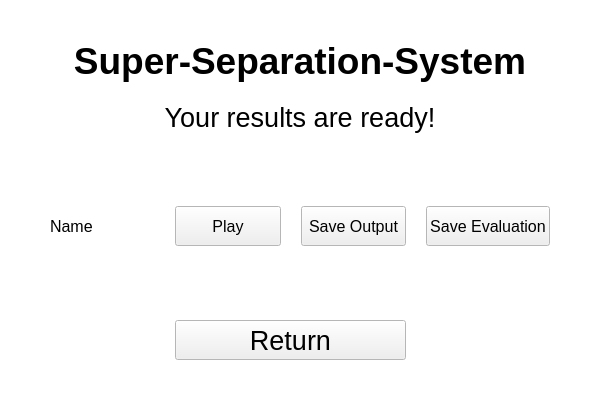
<?xml version="1.0" encoding="UTF-8"?>
<ui version="4.0">
 <class>SaveWindow</class>
 <widget class="QMainWindow" name="SaveWindow">
  <property name="geometry">
   <rect>
    <x>0</x>
    <y>0</y>
    <width>600</width>
    <height>400</height>
   </rect>
  </property>
  <property name="palette">
   <palette>
    <active>
     <colorrole role="Base">
      <brush brushstyle="SolidPattern">
       <color alpha="255">
        <red>255</red>
        <green>255</green>
        <blue>255</blue>
       </color>
      </brush>
     </colorrole>
     <colorrole role="Window">
      <brush brushstyle="SolidPattern">
       <color alpha="255">
        <red>255</red>
        <green>255</green>
        <blue>255</blue>
       </color>
      </brush>
     </colorrole>
    </active>
    <inactive>
     <colorrole role="Base">
      <brush brushstyle="SolidPattern">
       <color alpha="255">
        <red>255</red>
        <green>255</green>
        <blue>255</blue>
       </color>
      </brush>
     </colorrole>
     <colorrole role="Window">
      <brush brushstyle="SolidPattern">
       <color alpha="255">
        <red>255</red>
        <green>255</green>
        <blue>255</blue>
       </color>
      </brush>
     </colorrole>
    </inactive>
    <disabled>
     <colorrole role="Base">
      <brush brushstyle="SolidPattern">
       <color alpha="255">
        <red>255</red>
        <green>255</green>
        <blue>255</blue>
       </color>
      </brush>
     </colorrole>
     <colorrole role="Window">
      <brush brushstyle="SolidPattern">
       <color alpha="255">
        <red>255</red>
        <green>255</green>
        <blue>255</blue>
       </color>
      </brush>
     </colorrole>
    </disabled>
   </palette>
  </property>
  <property name="windowTitle">
   <string>Super-Separation-System - results</string>
  </property>
  <widget class="QWidget" name="centralwidget">
   <layout class="QGridLayout" name="gridLayout" rowstretch="1,0,0,0,0,0">
    <property name="leftMargin">
     <number>50</number>
    </property>
    <property name="topMargin">
     <number>40</number>
    </property>
    <property name="rightMargin">
     <number>50</number>
    </property>
    <property name="bottomMargin">
     <number>40</number>
    </property>
    <property name="spacing">
     <number>20</number>
    </property>
    <item row="4" column="2">
     <spacer name="verticalSpacer">
      <property name="orientation">
       <enum>Qt::Vertical</enum>
      </property>
      <property name="sizeHint" stdset="0">
       <size>
        <width>20</width>
        <height>100000</height>
       </size>
      </property>
     </spacer>
    </item>
    <item row="3" column="2">
     <widget class="QPushButton" name="saveOutputButton">
      <property name="minimumSize">
       <size>
        <width>0</width>
        <height>40</height>
       </size>
      </property>
      <property name="font">
       <font>
        <family>Segoe UI</family>
        <pointsize>12</pointsize>
       </font>
      </property>
      <property name="text">
       <string>Save Output</string>
      </property>
     </widget>
    </item>
    <item row="3" column="0">
     <widget class="QLabel" name="outputNameLabel">
      <property name="font">
       <font>
        <family>Segoe UI</family>
        <pointsize>12</pointsize>
       </font>
      </property>
      <property name="text">
       <string>Name</string>
      </property>
      <property name="alignment">
       <set>Qt::AlignLeading|Qt::AlignLeft|Qt::AlignVCenter</set>
      </property>
     </widget>
    </item>
    <item row="2" column="2">
     <spacer name="verticalSpacer_2">
      <property name="orientation">
       <enum>Qt::Vertical</enum>
      </property>
      <property name="sizeHint" stdset="0">
       <size>
        <width>20</width>
        <height>100000</height>
       </size>
      </property>
     </spacer>
    </item>
    <item row="3" column="3">
     <widget class="QPushButton" name="saveEvaluationButton">
      <property name="minimumSize">
       <size>
        <width>0</width>
        <height>40</height>
       </size>
      </property>
      <property name="font">
       <font>
        <family>Segoe UI</family>
        <pointsize>12</pointsize>
       </font>
      </property>
      <property name="text">
       <string>Save Evaluation</string>
      </property>
     </widget>
    </item>
    <item row="1" column="0" colspan="4">
     <widget class="QLabel" name="label">
      <property name="font">
       <font>
        <family>Segoe UI</family>
        <pointsize>20</pointsize>
       </font>
      </property>
      <property name="text">
       <string>Your results are ready!</string>
      </property>
      <property name="alignment">
       <set>Qt::AlignCenter</set>
      </property>
     </widget>
    </item>
    <item row="0" column="0" colspan="4">
     <widget class="QLabel" name="titleLabel">
      <property name="font">
       <font>
        <family>Segoe UI</family>
        <pointsize>28</pointsize>
        <weight>75</weight>
        <bold>true</bold>
        <kerning>false</kerning>
       </font>
      </property>
      <property name="text">
       <string>Super-Separation-System</string>
      </property>
      <property name="alignment">
       <set>Qt::AlignCenter</set>
      </property>
     </widget>
    </item>
    <item row="3" column="1">
     <widget class="QPushButton" name="playButton">
      <property name="minimumSize">
       <size>
        <width>0</width>
        <height>40</height>
       </size>
      </property>
      <property name="font">
       <font>
        <family>Segoe UI</family>
        <pointsize>12</pointsize>
       </font>
      </property>
      <property name="focusPolicy">
       <enum>Qt::NoFocus</enum>
      </property>
      <property name="layoutDirection">
       <enum>Qt::LeftToRight</enum>
      </property>
      <property name="text">
       <string>Play</string>
      </property>
     </widget>
    </item>
    <item row="5" column="1" colspan="2">
     <widget class="QPushButton" name="returnButton">
      <property name="minimumSize">
       <size>
        <width>0</width>
        <height>40</height>
       </size>
      </property>
      <property name="font">
       <font>
        <family>Segoe UI</family>
        <pointsize>20</pointsize>
        <weight>50</weight>
        <bold>false</bold>
       </font>
      </property>
      <property name="text">
       <string>Return</string>
      </property>
     </widget>
    </item>
   </layout>
  </widget>
 </widget>
 <resources/>
 <connections/>
</ui>
